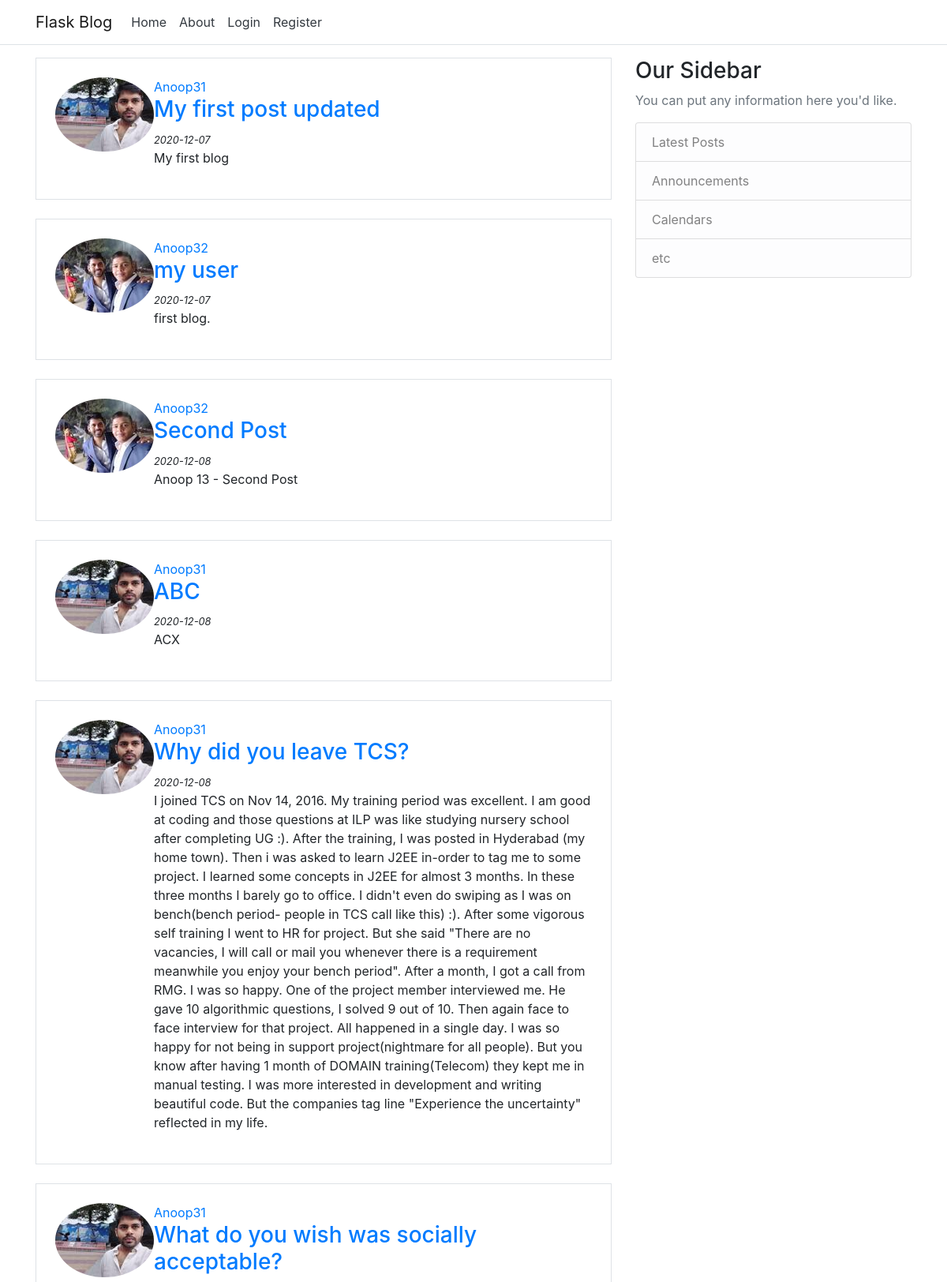
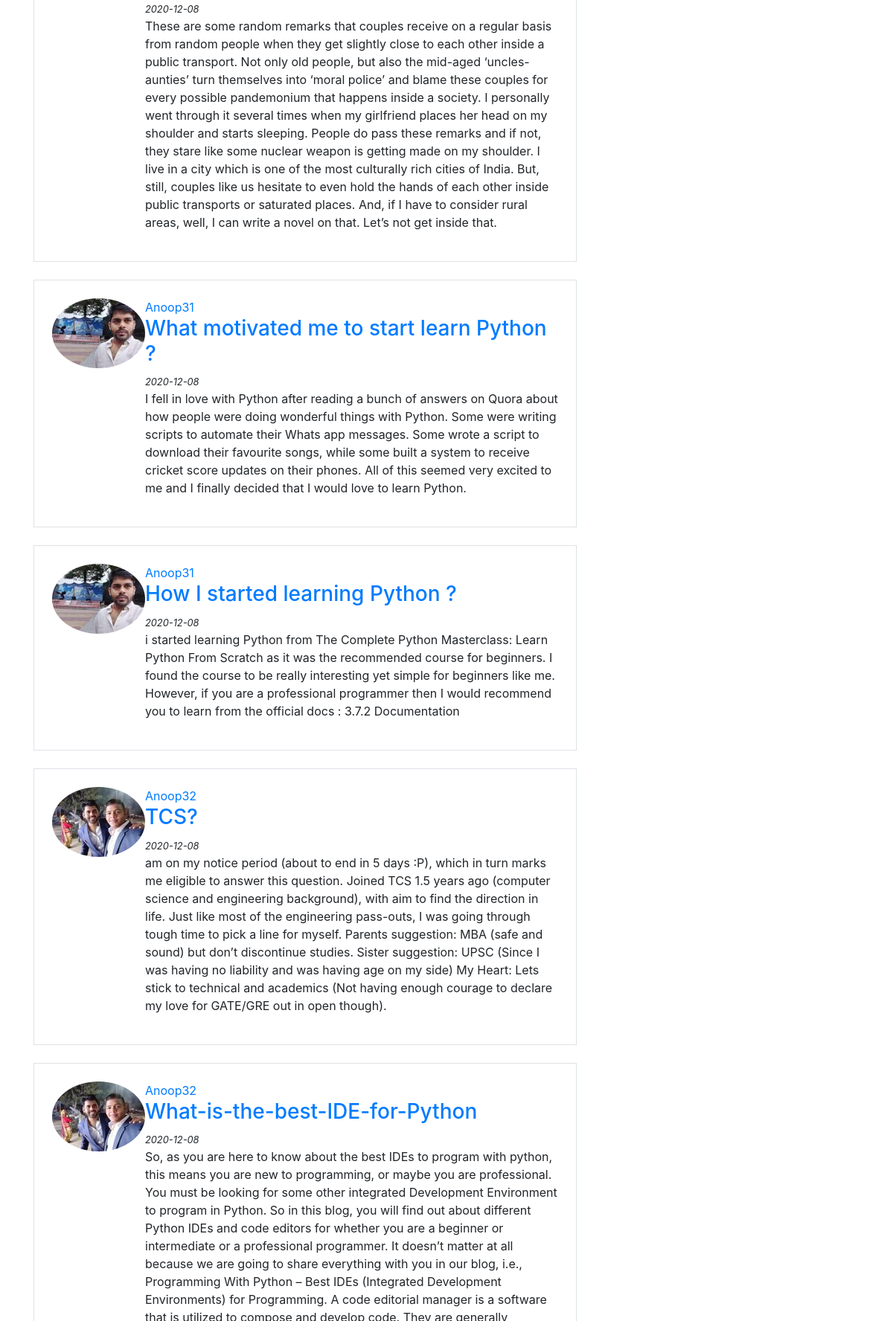
The page /home (upper part) on the database its author committed (2 pictures, top to bottom).
### flaskblog/models.py (models this page shows, shortened)
class Post(db.Model):
    id = db.Column(db.Integer, primary_key=True)
    title = db.Column(db.String(100), nullable=False)
    date_posted = db.Column(db.DateTime, nullable=False,
                            default=datetime.utcnow)
    content = db.Column(db.Text, nullable=False)
    user_id = db.Column(db.Integer, db.ForeignKey('user.id'), nullable=False)

class User(db.Model, UserMixin):
    id = db.Column(db.Integer, primary_key=True)
    username = db.Column(db.String(20),unique=True,nullable=False)
    email = db.Column(db.String(120), unique=True, nullable=False)
    image_file = db.Column(db.String(20), nullable=False,
                           default='default.jpg')
    password = db.Column(db.String(60), nullable=False)
    posts = db.relationship('Post', backref='author', lazy=True)

### flaskblog/routes.py (the view)
@app.route('/')
@app.route('/home')
def home():
    posts=Post.query.all()
    return render_template('home.html', posts=posts)

### flaskblog/template/Home.html
{% extends "layout.html"%} {% block content%} {% for post in posts%}
<div class="media border p-4">
    <img class="rounded-circle article-img" src="{{ url_for('static', filename='profile_pics/' + post.author.image_file) }}">
    <div class="media-body">
        <a class="mr-2" href="#">{{ post.author.username  }}</a>
        <h3><a class="article-title" href="{{ url_for('post', post_id=post.id) }}">{{ post.title }}</a></h3>
        <small><i>{{post.date_posted.strftime('%Y-%m-%d')}}</i></small>
        <p class="article-content">{{ post.content }}</p>
    </div>
</div>
<br> {%endfor%} {% endblock content %}

### rows shown on the page
Post: image_file (picture), author.username "Anoop31", title "My first post updated", date_posted "2020-12-07", content "My first blog"
Post: image_file (picture), author.username "Anoop32", title "my user", date_posted "2020-12-07", content "first blog."
Post: image_file (picture), author.username "Anoop32", title "Second Post", date_posted "2020-12-08", content "Anoop 13 - Second Post"
Post: image_file (picture), author.username "Anoop31", title "ABC", date_posted "2020-12-08", content "ACX"
Post: image_file (picture), author.username "Anoop31", title "Why did you leave TCS?", date_posted "2020-12-08", content "I joined TCS on Nov 14, 2016. My training period was excellent. I am good at coding and those questions at ILP was like studying nursery school after completing UG :). After the training, I was posted in Hyderabad (my home town). Then i was asked to learn J2EE in-order to tag me to some project. I learned some concepts in J2EE for almost 3 months. In these three months I barely go to office. I didn't even do swiping as I was on bench(bench period- people in TCS call like this) :). After some vigorous self training I went to HR for project. But she said \"There are no vacancies, I will call or mail you whenever there is a requirement meanwhile you enjoy your bench period\". After a month, I…"
Post: image_file (picture), author.username "Anoop31", title "What do you wish was socially acceptable?", date_posted "2020-12-08", content "These are some random remarks that couples receive on a regular basis from random people when they get slightly close to each other inside a public transport. Not only old people, but also the mid-aged ‘uncles-aunties’ turn themselves into ‘moral police’ and blame these couples for every possible pandemonium that happens inside a society. I personally went through it several times when my girlfriend places her head on my shoulder and starts sleeping. People do pass these remarks and if not, they stare like some nuclear weapon is getting made on my shoulder. I live in a city which is one of the most culturally rich cities of India. But, still, couples like us hesitate to even hold the hands…"
Post: image_file (picture), author.username "Anoop31", title "What motivated me to start learn Python ?", date_posted "2020-12-08", content "I fell in love with Python after reading a bunch of answers on Quora about how people were doing wonderful things with Python. Some were writing scripts to automate their Whats app messages. Some wrote a script to download their favourite songs, while some built a system to receive cricket score updates on their phones. All of this seemed very excited to me and I finally decided that I would love to learn Python."
Post: image_file (picture), author.username "Anoop31", title "How I started learning Python ?", date_posted "2020-12-08", content "i started learning Python from The Complete Python Masterclass: Learn Python From Scratch as it was the recommended course for beginners. I found the course to be really interesting yet simple for beginners like me. However, if you are a professional programmer then I would recommend you to learn from the official docs : 3.7.2 Documentation"
Post: image_file (picture), author.username "Anoop32", title "TCS?", date_posted "2020-12-08", content "am on my notice period (about to end in 5 days :P), which in turn marks me eligible to answer this question. Joined TCS 1.5 years ago (computer science and engineering background), with aim to find the direction in life. Just like most of the engineering pass-outs, I was going through tough time to pick a line for myself. Parents suggestion: MBA (safe and sound) but don’t discontinue studies. Sister suggestion: UPSC (Since I was having no liability and was having age on my side) My Heart: Lets stick to technical and academics (Not having enough courage to declare my love for GATE/GRE out in open though)."
Post: image_file (picture), author.username "Anoop32", title "What-is-the-best-IDE-for-Python", date_posted "2020-12-08"
